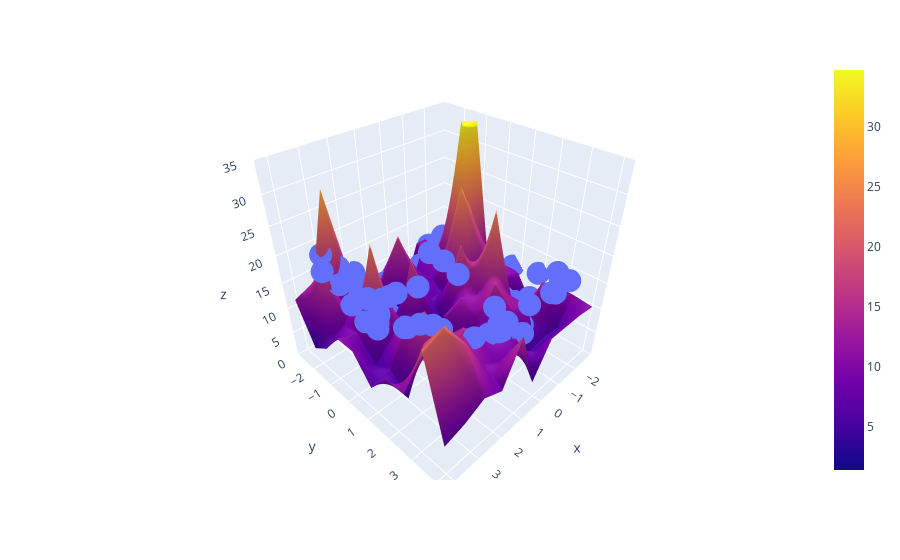

The code cell stored with this chart in its notebook:
### Code cell
fig = px.scatter_3d(x=x.ravel(), y=y.ravel(), z=z.ravel())

fig.add_trace(go.Surface(x = x_input, y = y_input, z =z_final))

fig.update_layout(scene = dict(zaxis = dict(range=[0,35])))

fig.show()
